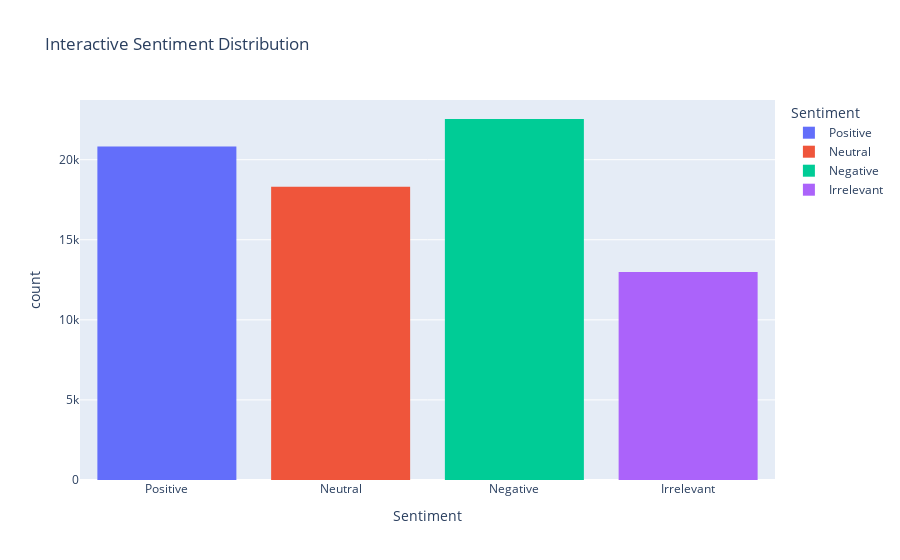

Here is the notebook cell this chart was saved with:
### Markdown cell above
### Interpretation of Tweet Length by Sentiment

This boxplot visualizes the distribution of tweet lengths for each sentiment category. By comparing the boxes and whiskers, we can get an idea of whether the length of a tweet tends to vary based on its sentiment. For example, we can observe the median length, the spread (IQR), and any potential outliers in text length for positive, negative, neutral, and irrelevant tweets. This can help us understand if certain sentiments are typically expressed more concisely or in a more elaborate manner.

### Code cell
# Cell 6: Interactive Plot with Plotly
fig = px.histogram(df, x="Sentiment", color="Sentiment", title="Interactive Sentiment Distribution")
fig.write_image("../outputs/visualizations/interactive_sentiment_distribution.png")
fig.show()

### Figure 1 — Plotly figure (JSON) as saved in the notebook; plotly's stock layout.template omitted (floating-point values rounded to 4 significant figures; data arrays with more than 128 entries replaced by an {"elided": "..."} marker saying what was removed)
{"data": [{"bingroup": "x", "hovertemplate": "Sentiment=%{x}<br>count=%{y}<extra></extra>", "legendgroup": "Positive", "marker": {"color": "#636efa", "pattern": {"shape": ""}}, "name": "Positive", "orientation": "v", "showlegend": true, "type": "histogram", "x": {"elided": "20832 str values"}, "xaxis": "x", "yaxis": "y"}, {"bingroup": "x", "hovertemplate": "Sentiment=%{x}<br>count=%{y}<extra></extra>", "legendgroup": "Neutral", "marker": {"color": "#EF553B", "pattern": {"shape": ""}}, "name": "Neutral", "orientation": "v", "showlegend": true, "type": "histogram", "x": {"elided": "18318 str values"}, "xaxis": "x", "yaxis": "y"}, {"bingroup": "x", "hovertemplate": "Sentiment=%{x}<br>count=%{y}<extra></extra>", "legendgroup": "Negative", "marker": {"color": "#00cc96", "pattern": {"shape": ""}}, "name": "Negative", "orientation": "v", "showlegend": true, "type": "histogram", "x": {"elided": "22542 str values"}, "xaxis": "x", "yaxis": "y"}, {"bingroup": "x", "hovertemplate": "Sentiment=%{x}<br>count=%{y}<extra></extra>", "legendgroup": "Irrelevant", "marker": {"color": "#ab63fa", "pattern": {"shape": ""}}, "name": "Irrelevant", "orientation": "v", "showlegend": true, "type": "histogram", "x": {"elided": "12990 str values"}, "xaxis": "x", "yaxis": "y"}], "layout": {"barmode": "relative", "legend": {"title": {"text": "Sentiment"}, "tracegroupgap": 0}, "title": {"text": "Interactive Sentiment Distribution"}, "xaxis": {"anchor": "y", "categoryarray": ["Positive", "Neutral", "Negative", "Irrelevant"], "categoryorder": "array", "domain": [0, 1], "title": {"text": "Sentiment"}}, "yaxis": {"anchor": "x", "domain": [0, 1], "title": {"text": "count"}}}}
